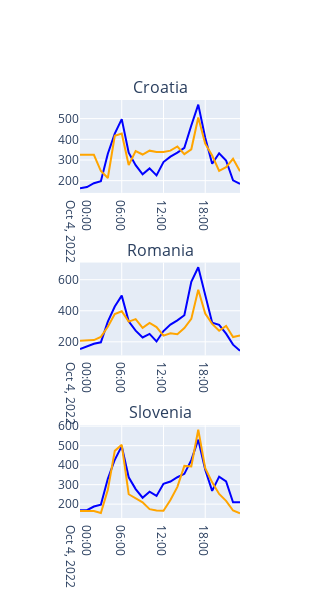

Notebook source saved alongside this figure:
### Code cell
figa.update_layout(height=600, width=300)
figa.show()
